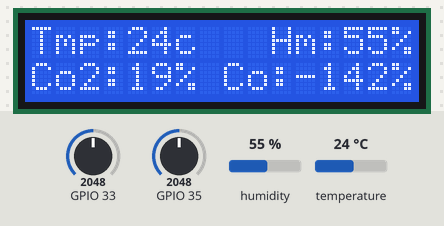
Bench run of a sketch on a simulated ESP32. Parts: 16×2 character LCD. The inputs (shaded band) are chosen by the test bench; at power-on: humidity 55 %, GPIO 33 = 2048, GPIO 35 = 2048, temperature 24 °C. WiFi joins after 1.5 s; servers stay silent unless stated; what the sketch prints to the serial monitor is not drawn.

Above: at 1.2 s.
1.3 s: humidity set to 22 %
At 3.7 s:
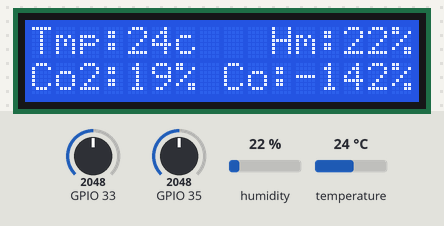
4.3 s: GPIO 33 set to 2866
At 6.5 s:
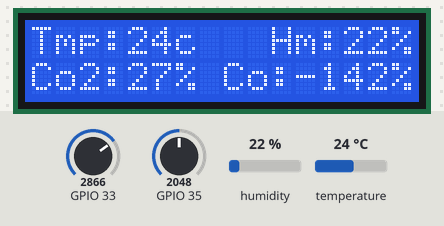
6.8 s: GPIO 35 set to 2866
At 8.3 s:
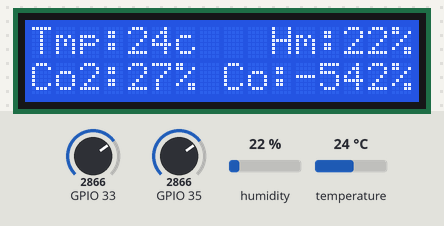
9.3 s: temperature set to 12 °C
At 11.2 s:
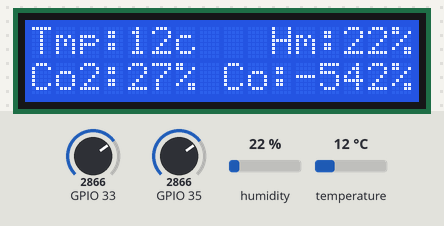
11.8 s: GPIO 33 set to 3972
At 14.0 s:
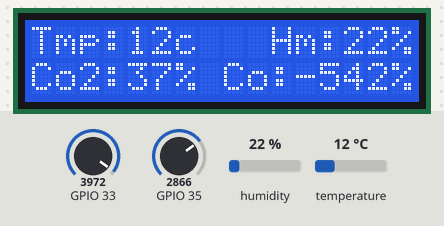
14.3 s: GPIO 35 set to 3972
At 15.6 s:
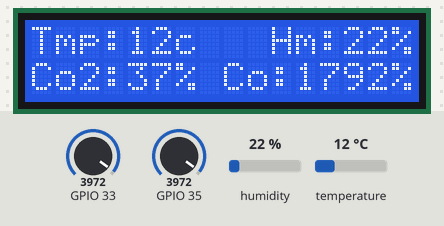
Timing chart, 0 to 17.3 s (numbered marks = the images above; inputs shaded):
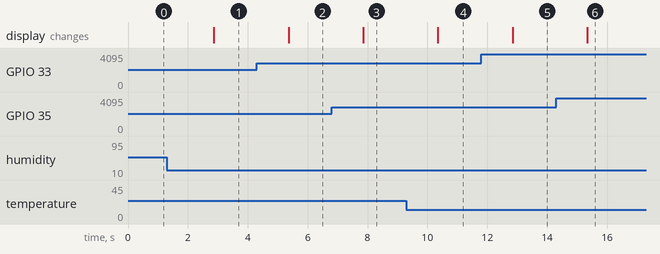

Measured:
- after the input at 1.3 s, the display: changes after 1.6 s (image 1)
- after the input at 4.3 s, the display: changes after 1.1 s (image 2)
- after the input at 6.8 s, the display: changes after 1.1 s (image 3)
- after the input at 9.3 s, the display: changes after 1.1 s (image 4)
- after the input at 11.8 s, the display: changes after 1.0 s (image 5)
- after the input at 14.3 s, the display: changes after 1.0 s (image 6)

The sketch:

CodeWithEsp32.ino
```cpp
#include <Wire.h>
#include <LiquidCrystal_I2C.h>
LiquidCrystal_I2C lcd(0x27,16,2);  // set the LCD address to 0x27 for a 16 chars and 2 line display
#include <WiFi.h>
#include <WiFiMulti.h>
#include "DHT.h"
#define DHTPIN 32
int co2;
int co;
#define DHTTYPE DHT21
DHT dht(DHTPIN, DHTTYPE);
WiFiMulti WiFiMulti;

const char* ssid     = "Reverb"; // Your SSID (Name of your WiFi)
const char* password = "Pr0p$rtyflip"; //Your Wifi password

const char* host = "api.thingspeak.com";

String api_key = "NMT1E6UIVL3LNZEL"; // Your API Key provied by thingspeak
void setup(){
  Serial.begin(9600);
   Serial.println(F("DHTxx test!"));
   pinMode(33,INPUT);
  dht.begin();
  lcd.setCursor(0, 0);
  lcd.init();
  lcd.backlight();
}

void loop(){

  int h = dht.readHumidity();
  int t = dht.readTemperature();
  int f = dht.readTemperature(true);
  co2=map(analogRead(33),0,2111,0,200);
  co=map(analogRead(35),2900,4095,0,200);

  lcd.setCursor(0, 0);
  lcd.print("Tmp:");
  lcd.setCursor(4, 0);
  lcd.print(t);
  lcd.setCursor(6, 0);
  lcd.print("c");

  lcd.setCursor(10, 0);
  lcd.print("Hm:");
  lcd.setCursor(13, 0);
  lcd.print(h);
  lcd.setCursor(15, 0);
  lcd.print("%");

  lcd.setCursor(0, 1);
  lcd.print("Co2:");
  lcd.setCursor(4, 1);
  lcd.print(co2);
  lcd.setCursor(6, 1);
  lcd.print("%");

  lcd.setCursor(8, 1);
  lcd.print("Co:");
  lcd.setCursor(11, 1);
  lcd.print(co);
   lcd.setCursor(15, 1);
  lcd.print("%");
  Connect_to_Wifi();
  Send_Data(t,h,co2,co);

}

void Connect_to_Wifi()
{
  // We start by connecting to a WiFi network
  WiFiMulti.addAP(ssid, password);

  Serial.println();


    while (WiFiMulti.run() != WL_CONNECTED) {
    Serial.print(".");
    delay(500);
  }


  Serial.println("");
  Serial.println("WiFi connected");
  Serial.println("IP address: ");
  Serial.println(WiFi.localIP());

}

void Send_Data(float t, float h ,int co2,int co)
{
  // map the moist to 0 and 100% for a nice overview in thingspeak.
  Serial.println("");
  Serial.println("Prepare to send data");
  // Use WiFiClient class to create TCP connections
  WiFiClient client;
  const int httpPort = 80;
  if (!client.connect(host, httpPort)) {
    Serial.println("connection failed");
    return;
  }
  else
  {
    String data_to_send = api_key;
    data_to_send += "&field1=";
    data_to_send += String(t);
    data_to_send += "&field2=";
    data_to_send += String(h);
    data_to_send += "&field3=";
    data_to_send += String(co2);
    data_to_send += "&field4=";
    data_to_send += String(co);
    data_to_send += "\r\n\r\n";

    client.print("POST /update HTTP/1.1\n");
    client.print("Host: api.thingspeak.com\n");
    client.print("Connection: close\n");
    client.print("X-THINGSPEAKAPIKEY: " + api_key + "\n");
    client.print("Content-Type: application/x-www-form-urlencoded\n");
    client.print("Content-Length: ");
    client.print(data_to_send.length());
    client.print("\n\n");
    client.print(data_to_send);

    delay(1000);
  }

  client.stop();

}
```
